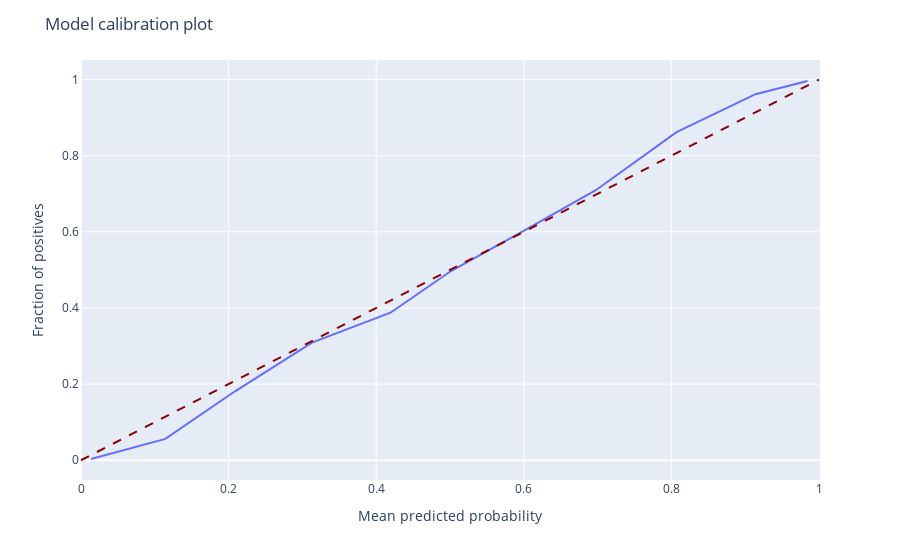

The code cell stored with this chart in its notebook:
### Code cell
import plotly.express as px
import plotly.graph_objects as go

fig = px.line(calibration_data.to_pandas(), 
              x="MeanProbs", 
              y="PositivesShare")


# Add ideal calibration line (diagonal)
fig.add_shape(type="line", line=dict(dash='dash', color="darkred"), row='all', col='all', x0=0, y0=0, x1=1, y1=1)

# Customize the layout and labels
fig.update_layout(
    title="Model calibration plot",
    xaxis_title="Mean predicted probability",
    yaxis_title="Fraction of positives"
)

fig.show()

### Figure 1 — Plotly figure (JSON) as saved in the notebook; plotly's stock layout.template omitted (floating-point values rounded to 4 significant figures)
{"data": [{"hovertemplate": "MeanProbs=%{x}<br>PositivesShare=%{y}<extra></extra>", "legendgroup": "", "line": {"color": "#636efa", "dash": "solid"}, "marker": {"symbol": "circle"}, "mode": "lines", "name": "", "orientation": "v", "showlegend": false, "type": "scatter", "x": [0.01362, 0.1143, 0.2092, 0.313, 0.4193, 0.5013, 0.5907, 0.6975, 0.807, 0.914, 0.9844], "xaxis": "x", "y": [0.003257, 0.05607, 0.1818, 0.3089, 0.3876, 0.4971, 0.5928, 0.7093, 0.8621, 0.9615, 0.9962], "yaxis": "y"}], "layout": {"legend": {"tracegroupgap": 0}, "margin": {"t": 60}, "shapes": [{"line": {"color": "darkred", "dash": "dash"}, "type": "line", "x0": 0, "x1": 1, "xref": "x", "y0": 0, "y1": 1, "yref": "y"}], "title": {"text": "Model calibration plot"}, "xaxis": {"anchor": "y", "domain": [0, 1], "title": {"text": "Mean predicted probability"}}, "yaxis": {"anchor": "x", "domain": [0, 1], "title": {"text": "Fraction of positives"}}}}
